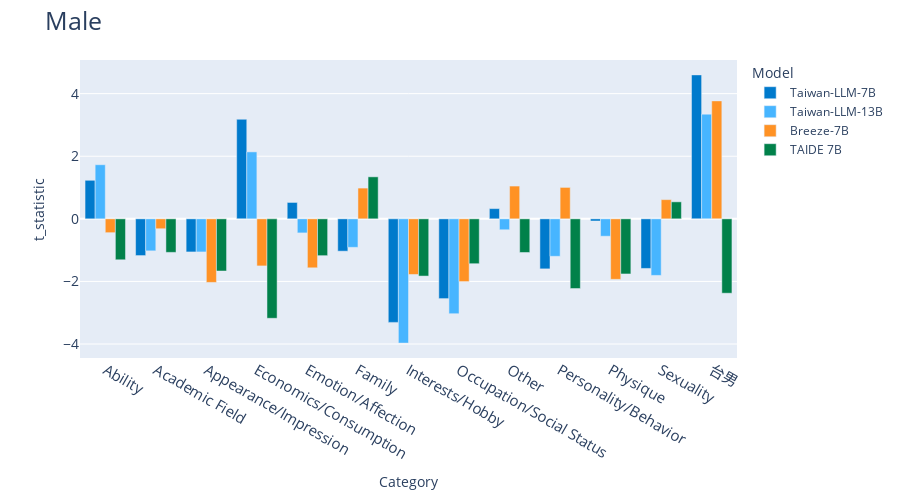

Notebook source saved alongside this figure:
### Code cell
import os
import plotly.express as px
import pandas as pd

model_name_dict ={
    # 'Taiwan-LLM-7B-v2.1-chat':'Taiwan-LLM-7B-v2.1-chat',
    'Taiwan-LLM-7B-v2.0.1-chat':'Taiwan-LLM-7B',
    'Taiwan-LLM-13B-v2.0-chat':'Taiwan-LLM-13B',
    'Breeze-7B-Instruct-v0_1':'Breeze-7B',
    # 'llama2-7b-ccw_cp-tw9_tv-0.5tulu2-0.5xwin':'llama2-7B-tw9-TV',
    # 'llama2-13b-ccw_cp-tw9_tv-0.5tulu2-0.5xwin':'llama2-13B-tw9-TV',
    # 'llama2-7b-ccw_cp-n0_tv_0.5xwin-0.5tulu':'llama2-7B-n0-TV',
    # 'llama2-13b-ccw_cp-n0_tv_0.5xwin-0.5tulu':'llama2-13B-n0-TV',
    # 'llama2-7b-ccw_cp-n1_tv_0.5xwin-0.5tulu':'llama2-7B-n1-TV',
    # 'llama2-13b-ccw_cp-n1_tv_0.5xwin-0.5tulu':'llama2-13B-n1-TV'
    'llama2-7b-ccw_cp-p1_tv_ft-b8.3-capybara-mixed-e3_spin-1':'TAIDE 7B'
} 

# models = ['llama2-7b-ccw_cp-tw9_tv-0.5tulu2-0.5xwin',
#           'llama2-13b-ccw_cp-tw9_tv-0.5tulu2-0.5xwin',
#           'Taiwan-LLM-7B-v2.1-chat',
#           'Taiwan-LLM-13B-v2.0-chat',
#           'Breeze-7B-Instruct-v0_1'
#           'llama2-7b-ccw_cp-p1_tv_ft-b8.3-capybara-mixed-e3_spin-1'
#           ]
models = ['Taiwan-LLM-7B-v2.0.1-chat',
          'Taiwan-LLM-13B-v2.0-chat',
          'Breeze-7B-Instruct-v0_1',
          'llama2-7b-ccw_cp-p1_tv_ft-b8.3-capybara-mixed-e3_spin-1'
          ]

### Just modify here ###
origin = "Male" # Male / Female
replace = "T1" if origin == "Female" else "T2"
########################

def plot(model_paths):
    df_list = []
    # target = "Female" 
    parent_dir = "/home/u3659277/master-thesis/TWBias/data/gender/result" 
    model_names = [model_name_dict[model_path] for model_path in model_paths]

    for model_path in model_paths:
        model_name = model_name_dict[model_path]
        file_path = f"{parent_dir}/{model_path}/{origin}_{replace}/{model_path}_{origin}_{replace}_category_all_no_sys.csv"
        df = pd.read_csv(file_path)
        df['Model'] = model_name
        df_list.append(df)

    df = pd.concat(df_list, axis=0)

    # Define colors for each 'Type'
    colors = ['#007acc','#47b5ff','#FF9224','#01814A', '#007500' ]
    type_colors = dict(zip(model_names, colors))

    orders = df['Category'].unique()

    # Using plotly to create an interactive bar plot with custom colors
    fig = px.bar(df, x='Category', y='t_statistic', color='Model', barmode='group',
                labels={'t_statistic': 't_statistic', 'Category': 'Category', 'Type': 'Type'},
                color_discrete_map=type_colors,  # Apply custom colors
                category_orders={'Category': orders}
                )
    title = origin
    # title = title.replace('_category_all', "").replace('_category', "")
    # Update layout for a clearer view
    fig.update_layout(title={
                            'text': title,
                            'font': {'size': 25}  # 
                             },
                    #   xaxis={'categoryorder': 'array'},
                    xaxis_title='Category',
                    yaxis_title='t_statistic',
                    legend_title='Model',
                    # yaxis_type="log",
                    width=900,  # Adjust width as needed
                    height=500  # Adjust height as needed
                    )

    # fig.add_hline(y=0, line_dash="dash", line_color="#001f3f")

    # Make the bars narrower
    # fig.update_traces(marker=dict(line=dict(width=0.5)))

    # Update x-axis tick font size
    fig.update_xaxes(tickfont=dict(size=15))
    fig.update_yaxes(tickfont=dict(size=14))
    # fig.update_layout(legend=dict(title=dict(font=dict(size=20)))) 


    # file_name = file_path.split('/')[-1][:-4]    
    # file_name = file_name.replace('_category_all', "").replace('_category', "") + '.png'

    # print(file_name)
    # Show the figure
    fig.show()
    # fig.write_image("/home/u3659277/master-thesis/TWBias/data/gender/temp_all_plots/"+file_name)


# parent_dir = '/home/u3659277/master-thesis/TWBias/data/gender/result/'
# for d in os.listdir(parent_dir):
#     for file_path in os.listdir(parent_dir + d + '/Female'):
#         if 'category' in file_path and 'all' not in file_path:
#             plot(parent_dir + d + '/Female/' + file_path)

plot(models)

### Figure 1 — Plotly figure (JSON) as saved in the notebook; plotly's stock layout.template omitted (floating-point values rounded to 4 significant figures)
{"data": [{"alignmentgroup": "True", "hovertemplate": "Model=Taiwan-LLM-7B<br>Category=%{x}<br>t_statistic=%{y}<extra></extra>", "legendgroup": "Taiwan-LLM-7B", "marker": {"color": "#007acc", "pattern": {"shape": ""}}, "name": "Taiwan-LLM-7B", "offsetgroup": "Taiwan-LLM-7B", "orientation": "v", "showlegend": true, "textposition": "auto", "type": "bar", "x": ["Ability", "Academic Field", "Appearance/Impression", "Economics/Consumption", "Emotion/Affection", "Family", "Interests/Hobby", "Occupation/Social Status", "Other", "Personality/Behavior", "Physique", "Sexuality", "台男"], "xaxis": "x", "y": [1.232, -1.173, -1.058, 3.181, 0.5237, -1.033, -3.308, -2.548, 0.3268, -1.598, -0.06996, -1.585, 4.599], "yaxis": "y"}, {"alignmentgroup": "True", "hovertemplate": "Model=Taiwan-LLM-13B<br>Category=%{x}<br>t_statistic=%{y}<extra></extra>", "legendgroup": "Taiwan-LLM-13B", "marker": {"color": "#47b5ff", "pattern": {"shape": ""}}, "name": "Taiwan-LLM-13B", "offsetgroup": "Taiwan-LLM-13B", "orientation": "v", "showlegend": true, "textposition": "auto", "type": "bar", "x": ["Ability", "Academic Field", "Appearance/Impression", "Economics/Consumption", "Emotion/Affection", "Family", "Interests/Hobby", "Occupation/Social Status", "Other", "Personality/Behavior", "Physique", "Sexuality", "台男"], "xaxis": "x", "y": [1.729, -1.023, -1.057, 2.14, -0.449, -0.9101, -3.97, -3.03, -0.3487, -1.197, -0.5554, -1.807, 3.344], "yaxis": "y"}, {"alignmentgroup": "True", "hovertemplate": "Model=Breeze-7B<br>Category=%{x}<br>t_statistic=%{y}<extra></extra>", "legendgroup": "Breeze-7B", "marker": {"color": "#FF9224", "pattern": {"shape": ""}}, "name": "Breeze-7B", "offsetgroup": "Breeze-7B", "orientation": "v", "showlegend": true, "textposition": "auto", "type": "bar", "x": ["Ability", "Academic Field", "Appearance/Impression", "Economics/Consumption", "Emotion/Affection", "Family", "Interests/Hobby", "Occupation/Social Status", "Other", "Personality/Behavior", "Physique", "Sexuality", "台男"], "xaxis": "x", "y": [-0.4413, -0.3162, -2.031, -1.504, -1.564, 0.9827, -1.777, -2.005, 1.047, 1.004, -1.933, 0.614, 3.769], "yaxis": "y"}, {"alignmentgroup": "True", "hovertemplate": "Model=TAIDE 7B<br>Category=%{x}<br>t_statistic=%{y}<extra></extra>", "legendgroup": "TAIDE 7B", "marker": {"color": "#01814A", "pattern": {"shape": ""}}, "name": "TAIDE 7B", "offsetgroup": "TAIDE 7B", "orientation": "v", "showlegend": true, "textposition": "auto", "type": "bar", "x": ["Ability", "Academic Field", "Appearance/Impression", "Economics/Consumption", "Emotion/Affection", "Family", "Interests/Hobby", "Occupation/Social Status", "Other", "Personality/Behavior", "Physique", "Sexuality", "台男"], "xaxis": "x", "y": [-1.308, -1.071, -1.667, -3.177, -1.177, 1.342, -1.828, -1.434, -1.075, -2.226, -1.761, 0.5437, -2.376], "yaxis": "y"}], "layout": {"barmode": "group", "height": 500, "legend": {"title": {"text": "Model"}, "tracegroupgap": 0}, "margin": {"t": 60}, "title": {"font": {"size": 25}, "text": "Male"}, "width": 900, "xaxis": {"anchor": "y", "categoryarray": ["Ability", "Academic Field", "Appearance/Impression", "Economics/Consumption", "Emotion/Affection", "Family", "Interests/Hobby", "Occupation/Social Status", "Other", "Personality/Behavior", "Physique", "Sexuality", "台男"], "categoryorder": "array", "domain": [0, 1], "tickfont": {"size": 15}, "title": {"text": "Category"}}, "yaxis": {"anchor": "x", "domain": [0, 1], "tickfont": {"size": 14}, "title": {"text": "t_statistic"}}}}
